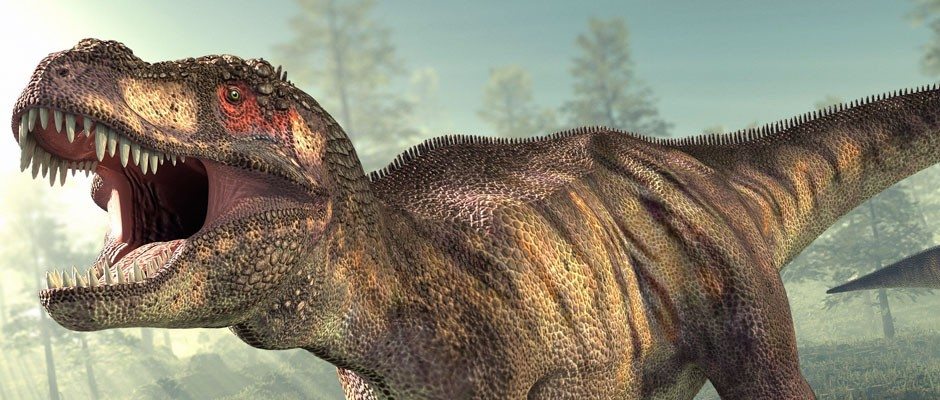
#> input picture dino.jpg, 940 x 400 px
$ python simple_thresholding.py
#> lines starting #> are read from the running program, lines starting #| are printed output that depends on the picture; after the words box and inside, x2 and y2 are one past the last pixel; in counts of white or black regions, pixels touching at a corner belong together
import numpy as np
import cv2

cv2_image = cv2.imread("dino.jpg")
#> cv2_image is the input picture: shape (400, 940, 3); mean B, G, R 115.3, 133.1, 138.2
cv2_image = cv2.cvtColor(cv2_image, cv2.COLOR_BGR2GRAY)
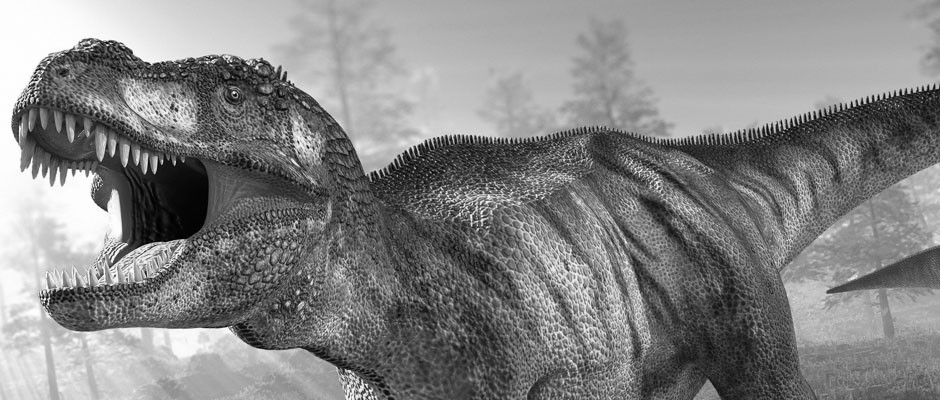
#> cv2_image: shape (400, 940); min 0, max 255, mean 132.6
cv2.imshow("Original Image", cv2_image)
cv2.waitKey(0)

blurred_image = cv2.GaussianBlur(cv2_image, (21, 21), 0)
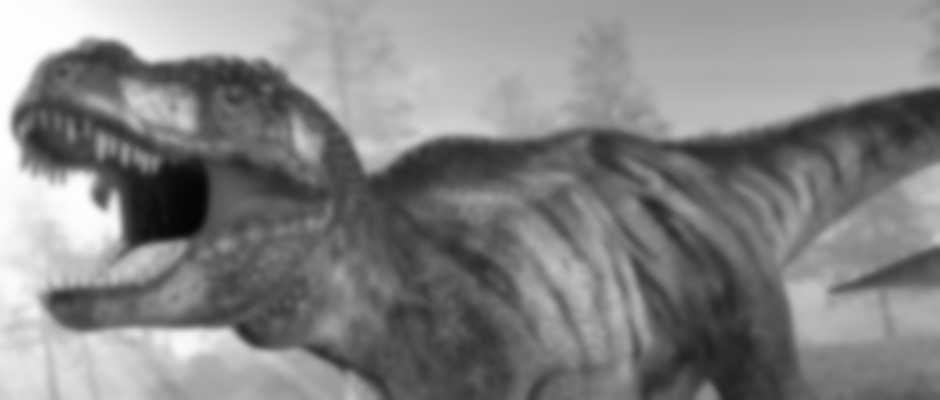
#> blurred_image: shape (400, 940); min 4, max 254, mean 132.6
cv2.imshow("Gaussian Blurred Img", blurred_image)
cv2.waitKey(0)

(T, thresh) = cv2.threshold(blurred_image, 135, 255, cv2.THRESH_BINARY)
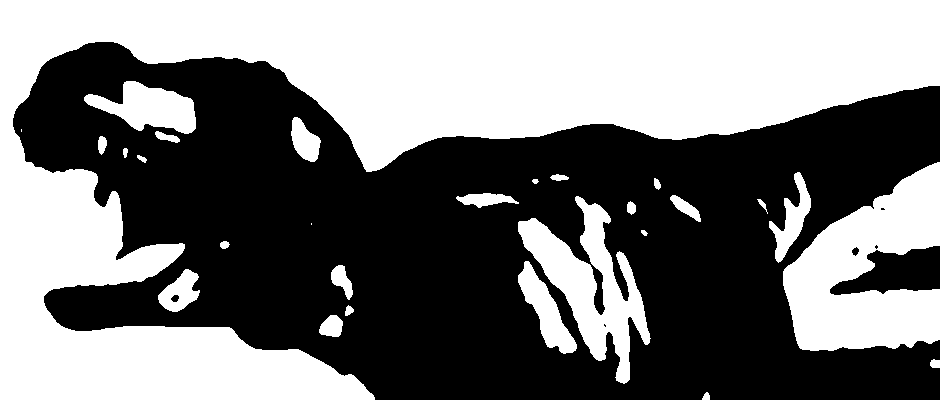
#> thresh: shape (400, 940); 47.7% white; 28 white regions (2 under 20 px), largest, box (x1, y1, x2, y2) and area: (0, 0, 940, 400) 141251, (783, 162, 940, 351) 17765, (518, 196, 651, 384) 9026
cv2.imshow("Threshold Binary", thresh)
cv2.waitKey(0)

(T, thresh) = cv2.threshold(blurred_image, 135, 255, cv2.THRESH_BINARY_INV)
cv2.imshow("Threshold Binary Inverted", thresh)
cv2.waitKey(0)

cv2.imshow("Dino", cv2.bitwise_and(cv2_image, cv2_image, mask=thresh))
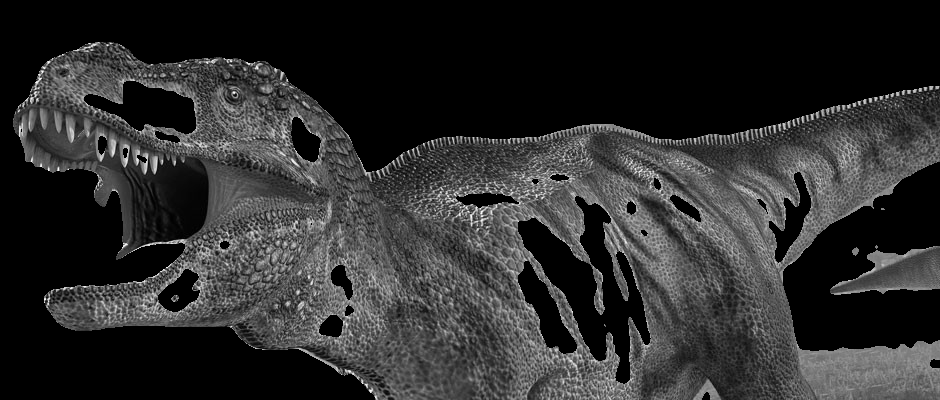
#> window 'Dino': shape (400, 940); min 0, max 254, mean 45.2
cv2.waitKey(0)
